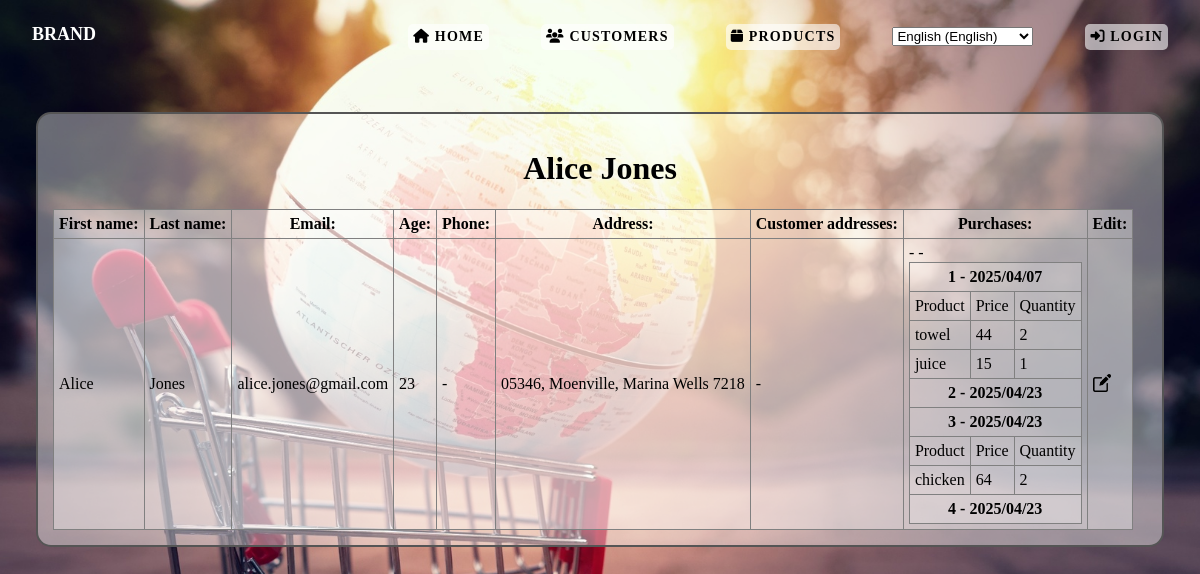
/shopping/customers/1, run on an earlier commit of the app's database.
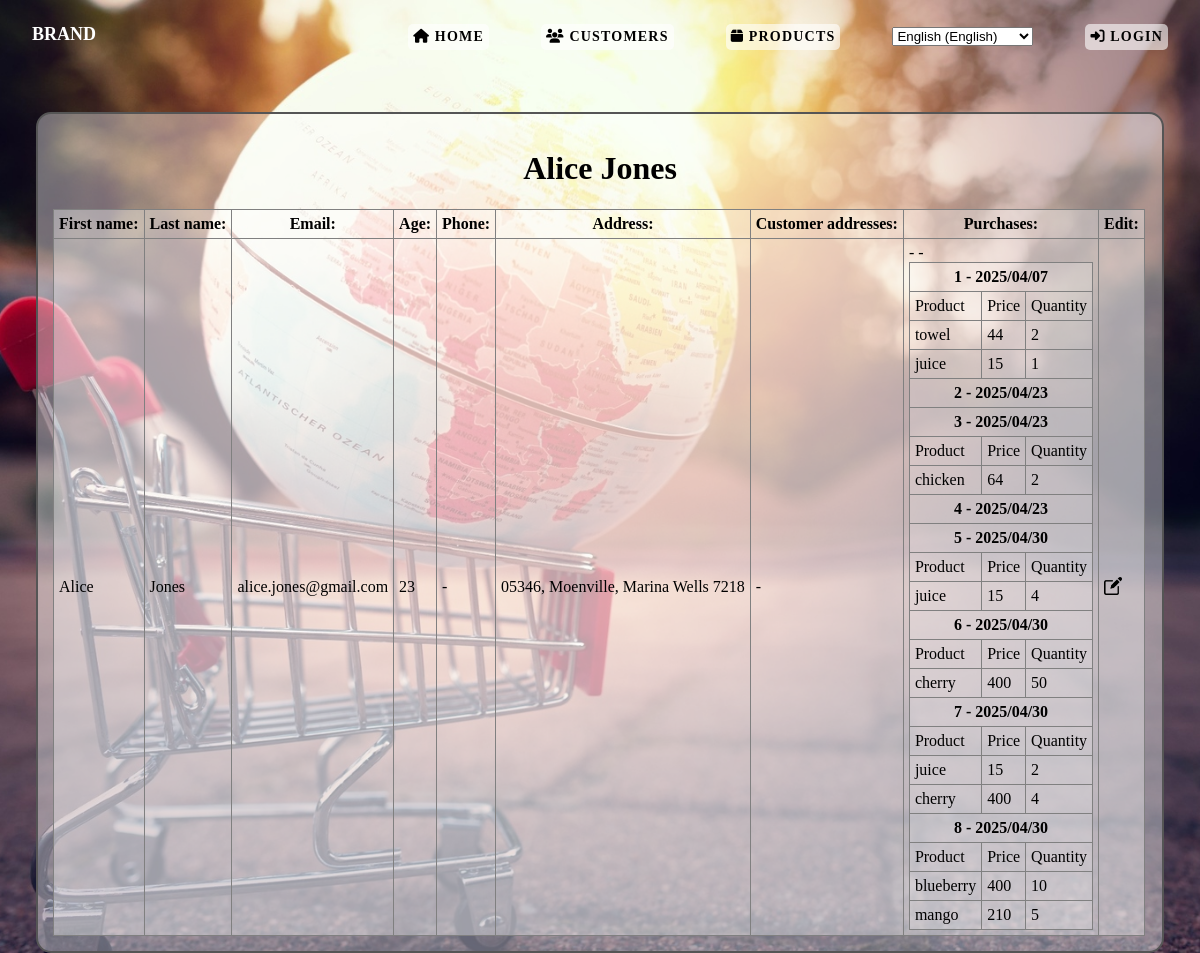
And on a later commit of the database.
### shopping/models.py (models this page shows, shortened)
class Purchase(models.Model):
    purchase_date = models.DateField()
    customer = models.ForeignKey(Customer, on_delete=models.PROTECT, related_name='purchases')
    products = models.ManyToManyField(Product, through='PurchaseItem')
    class Meta:
        ordering = ["purchase_date"]

class PurchaseItem(models.Model):
    quantity = models.IntegerField()
    product = models.ForeignKey(Product, on_delete=models.PROTECT)
    purchase = models.ForeignKey(Purchase, on_delete=models.PROTECT, related_name='items')

class Product(models.Model):
    product_name = models.CharField(max_length=200)
    price = models.IntegerField()
    expiry_date = models.DateField(blank=True, null=True)
    is_discounted = models.BooleanField(default=False)
    storage_quantity = models.IntegerField(default=0)
    created = models.DateTimeField(auto_now_add=True, blank=True, null=True)
    last_modified = models.DateTimeField(auto_now=True, blank=True, null=True)
    product_image = models.ImageField(upload_to='products/', blank=True, null=True)

### shopping/views.py (the view)
# urls.py: path("customers/<int:customer_id>", views.get_customer_details, name="customer_details"),
def get_customer_details(request, customer_id):
    try:
        customer = Customer.objects.get(id=customer_id)
    except Customer.DoesNotExist:
        return HttpResponse("No customer found!", status=404)
    context = {'customer': customer}
    return render(request, 'shopping/customer_details.html', context)

### shopping/models.py (called while the page is built)
    def __str__(self):
        return f"{self.first_name} {self.last_name}"

    def __str__(self):
        return f"{self.zip_code}, {self.city}, {self.street} {self.house_number}"

### shopping/templates/shopping/customer_details.html (shortened to what this page needs)
{% load static %}
<!DOCTYPE html>
<html lang="en">
    <head>
        <link rel="stylesheet" type="text/css" href="{% static 'css/master.css' %}">
        <link rel="stylesheet" href="https://cdnjs.cloudflare.com/ajax/libs/font-awesome/6.5.0/css/all.min.css">
    </head>
    <body>
        {% include "shopping/header.html" %}
        <main>
            <h1>{{ customer }}</h1>
            <table class="customers">
                <tr>
                    <th>First name:</th>
                    <th>Last name:</th>
                    <th>Email:</th>
                    <th>Age:</th>
                    <th>Phone:</th>
                    <th>Address:</th>
                    <th>Customer addresses:</th>
                    <th>Purchases:</th>
                    <th>Edit:</th>
                </tr>
                <tr>
                    <td> {{ customer.first_name }}</td>
                    <td> {{ customer.last_name }} </td>
                    <td> {{ customer.email }} </td>
                    <td> {{ customer.age }} </td>
                    <td> {% if customer.phone_number %} {{ customer.phone_number }} {% else %} - {% endif %}</td>
                    <td> {% if customer.address %} {{ customer.address }} {% else %} - {% endif %} </td>
                    <td>
                    {% if customer.customer_addresses.all %}
                        <ul>
                        {% for customer_address in customer.customer_addresses.all %}
                            {% if customer.address %}
                                <li>Country: {{ customer.address.country }} </li>
                                <li>Zip code: {{ customer.address.zip_code }} </li>
                                <li>City: {{ customer.address.city }} </li>
                                <li>Street: {{ customer.address.street }} </li>
                                <li>House number: {{ customer.address.house_number }} </li>
                            {% else %}
                                -
                            {% endif %}
                        {% endfor %}
                        </ul>
                        <hr>
                    {% else %}
                        -
                    {% endif %}
                    </td>
                    <td>
                    {% if customer.purchases.all %}
                        <table>
                        {% for purchase in customer.purchases.all %} {% comment "" %} |dictsort:"purchase_date" - orders the data {% endcomment %}
                            <tr>
                                <th colspan=3>{{ forloop.counter }} - {{ purchase.purchase_date|date:"Y/m/d" }}</th>
                                {% if purchase.items.all %}
                                    <tr>
                                        <td>Product</td>
                                        <td>Price</td>
                                        <td>Quantity</td>
                                    </tr>
                                    {% for item in purchase.items.all %}
                                    <tr>
                                        <td>{{ item.product.product_name }}</td>
                                        <td>{{ item.product.price }}</td>
                                        <td>{{ item.quantity }}</td>
                                    </tr>
                                    {% endfor %}
                                {% else %}
                                    -
                                {% endif %}
                            {% endfor %}
                            </tr>
                        </table>
                    {% else %}
                        -
                    {% endif %}
                    </td>
                    <td><a href="{% url 'customer_update' customer_id=customer.id %}"><img class="icon" src={% static "images/edit.png" %} alt="edit"></a></td>
                </tr>
            </table>
        </main>
    </body>
</html>

What changed in the data, as far as the page shows it:
added Purchase: purchase_date "2025/04/30"
added PurchaseItem: product.product_name "juice", product.price "15", quantity "4", shown under "2025/04/30"
added Purchase: purchase_date "2025/04/30"
added PurchaseItem: product.product_name "cherry", product.price "400", quantity "50", shown under "2025/04/30"
added Purchase: purchase_date "2025/04/30"
added PurchaseItem: product.product_name "juice", product.price "15", quantity "2", shown under "2025/04/30"
added PurchaseItem: product.product_name "cherry", product.price "400", quantity "4", shown under "2025/04/30"
added Purchase: purchase_date "2025/04/30"
added PurchaseItem: product.product_name "blueberry", product.price "400", quantity "10", shown under "2025/04/30"
added PurchaseItem: product.product_name "mango", product.price "210", quantity "5", shown under "2025/04/30"
